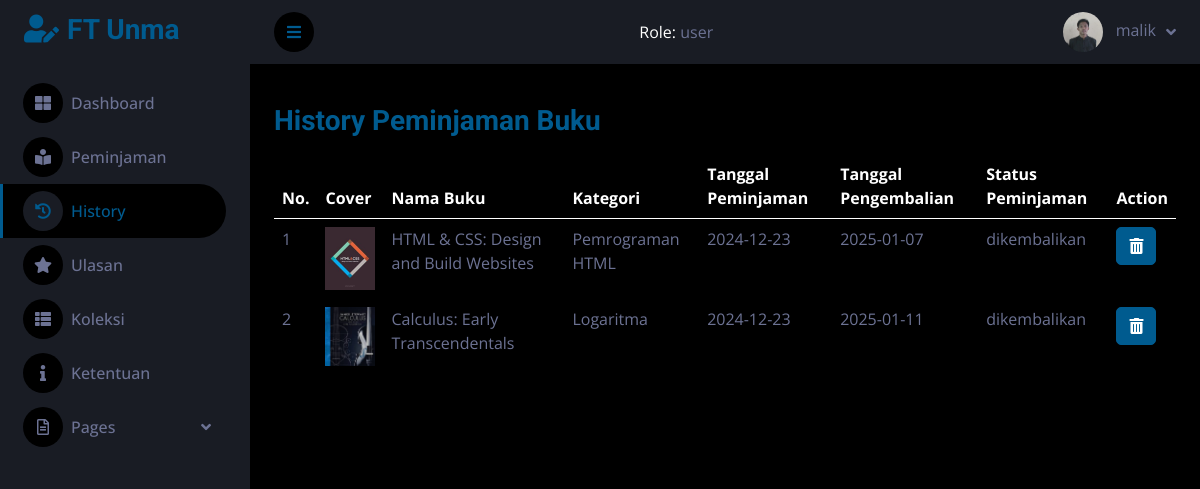
Screenshot of /dashboard/history_peminjaman.php (signed in) with the database file from the repository.
### tables this page shows
CREATE TABLE `user` (
  `UserID` int(11) NOT NULL,
  `Username` varchar(255) NOT NULL,
  `Password` varchar(255) NOT NULL,
  `NPM` int(11) NOT NULL,
  `Email` varchar(255) NOT NULL,
  `NamaLengkap` varchar(255) NOT NULL,
  `Alamat` text NOT NULL,
  `Role` enum('user','petugas','admin') DEFAULT 'user',
  `status` enum('unactive','active') DEFAULT 'unactive',
  `Gambar` varchar(255) DEFAULT NULL,
  `created_at` datetime NOT NULL DEFAULT current_timestamp()
);

CREATE TABLE `peminjaman` (
  `PeminjamanID` int(11) NOT NULL,
  `UserID` int(11) NOT NULL,
  `BukuID` int(11) NOT NULL,
  `TanggalPeminjaman` date NOT NULL,
  `TanggalPengembalian` date NOT NULL,
  `JumlahBuku` varchar(3) NOT NULL,
  `StatusPeminjaman` enum('pinjam','dikembalikan','pending') NOT NULL DEFAULT 'pending',
  `Created` timestamp NOT NULL DEFAULT current_timestamp()
);

CREATE TABLE `buku` (
  `BukuID` int(11) NOT NULL,
  `Judul` varchar(255) NOT NULL,
  `Penulis` varchar(255) NOT NULL,
  `Penerbit` varchar(255) NOT NULL,
  `TahunTerbit` int(11) NOT NULL,
  `JumlahBuku` varchar(3) NOT NULL,
  `ISBN` varchar(17) NOT NULL,
  `Gambar` varchar(255) DEFAULT NULL
);

CREATE TABLE `kategoribuku` (
  `KategoriID` int(11) NOT NULL,
  `NamaKategori` varchar(255) NOT NULL
);

### dashboard/get_gambar.php (called while the page is built)
<?php
if (isset($_SESSION['username'])) {
    $username = $_SESSION['username'];
    $sql = mysqli_query($conn, "SELECT * FROM user WHERE Username='$username'");
    $data = mysqli_fetch_array($sql);
}
?>

### dashboard/history_peminjaman.php (the view, shortened to what this page needs)
<?php
include "../koneksi.php";
include "get_gambar.php";
?>
<!DOCTYPE html>
<html lang="en">
<head>
    <link href="https://cdnjs.cloudflare.com/ajax/libs/font-awesome/5.10.0/css/all.min.css" rel="stylesheet">
    <link href="https://cdn.jsdelivr.net/npm/bootstrap-icons@1.4.1/font/bootstrap-icons.css" rel="stylesheet">
    <link href="lib/owlcarousel/assets/owl.carousel.min.css" rel="stylesheet">
    <link href="lib/tempusdominus/css/tempusdominus-bootstrap-4.min.css" rel="stylesheet">
    <link href="css/bootstrap.min.css?version=1.2" rel="stylesheet">
    <link href="css/style.css?version=1.1" rel="stylesheet">
</head>
<body>
    <div class="container-fluid position-relative d-flex p-0">
        <?php require "sidebar.php"; ?>
        <div class="content">
            <?php require "navbar.php"; ?>
            <div class="container-fluid pt-4 px-4">
                <div class="mt-3">
                    <h3 style="color: #005b8f;">History Peminjaman Buku</h3>
                    <div class="table-responsive mt-3">
                        <table class="table">
                            <thead style="color: white;">
                                <tr>
                                    <th>No.</th>
                                    <th>Cover</th>
                                    <th>Nama Buku</th>
                                    <th>Kategori</th>
                                    <th>Tanggal Peminjaman</th>
                                    <th>Tanggal Pengembalian</th>
                                    <th>Status Peminjaman</th>
                                    <th>Action</th>
                                </tr>
                            </thead>
                            <tbody>
                                <?php
                                $user = $_SESSION['user']['UserID'];
                                $queryPeminjaman = "SELECT p.*, b.Judul, b.Gambar, kb.NamaKategori
                                                    FROM peminjaman p
                                                    JOIN buku b ON p.BukuID = b.BukuID
                                                    JOIN kategoribuku_relasi kbr ON b.BukuID = kbr.BukuID
                                                    JOIN kategoribuku kb ON kbr.KategoriID = kb.KategoriID
                                                    WHERE p.UserID = $user AND p.StatusPeminjaman = 'dikembalikan'";
                                $resultPeminjaman = $conn->query($queryPeminjaman);
                                if ($resultPeminjaman->num_rows == 0) {
                                    echo '<tr><td colspan="7" class="text-center">History Peminjaman Buku Tidak Tersedia!</td></tr>';
                                } else {
                                    $jumlah = 1;
                                    while ($data = $resultPeminjaman->fetch_assoc()) {
                                ?>
                                        <form method="POST" onsubmit="return confirm('Apakah kamu yakin ingin menghapus history peminjamanan ini?');">
                                            <tr>
                                                <td><?php echo $jumlah; ?></td>
                                                <td>
                                                    <img src="imgbuku/<?php echo $data['Gambar']; ?>" alt="Gambar Buku" style="width: 50px; height: auto;">
                                                </td>
                                                <td><?php echo $data['Judul']; ?></td>
                                                <td><?php echo $data['NamaKategori']; ?></td>
                                                <td><?php echo $data['TanggalPeminjaman']; ?></td>
                                                <td><?php echo $data['TanggalPengembalian']; ?></td>
                                                <td><?php echo $data['StatusPeminjaman']; ?></td>
                                                <td>
                                                    <button type="submit" name="delete" class="btn btn-danger">
                                                        <i class="fas fa-trash-alt"></i>
                                                    </button>
                                                </td>
                                            </tr>
                                        </form>
                                <?php
                                        $jumlah++;
                                    }
                                }
                                ?>
                            </tbody>
                        </table>
                    </div>
                </div>
            </div>
        </div>
    </div>
</body>
</html>

### dashboard/sidebar.php (shortened to what this page needs)
<div class="sidebar pe-4 pb-3">
    <nav class="navbar bg-secondary navbar-dark">
        <a href="dashboard.php" class="navbar-brand mx-4 mb-3">
            <h3 class="text-primary"><i class="fa fa-user-edit me-2"></i>FT Unma</h3>
        </a>
        <div class="navbar-nav w-100">
            <?php
            $cek_file = basename($_SERVER['PHP_SELF']);
            ?>
            <a href="dashboard.php" class="nav-item nav-link <?php echo $cek_file == 'dashboard.php' ? 'active' : ''; ?>"><i class="fa fa-th-large me-2"></i>Dashboard</a>
            <?php if (isset($_SESSION['user']['role'])) {
                if ($_SESSION['user']['role'] == 'admin') { ?>
                    <a href="kategori_buku.php" class="nav-item nav-link <?php echo $cek_file == 'kategori_buku.php' ? 'active' : ''; ?>"><i class="fas fa-tags me-2"></i>Kategori Buku</a>
                    <a href="buku.php" class="nav-item nav-link <?php echo $cek_file == 'buku.php' ? 'active' : ''; ?>"><i class="fas fa-book me-2"></i>Data Buku</a>
                    <a href="laporan.php" class="nav-item nav-link <?php echo $cek_file == 'laporan.php' ? 'active' : ''; ?>"><i class="fas fa-file-alt me-2"></i>Laporan</a>
                    <a href="list_ulasan.php" class="nav-item nav-link <?php echo $cek_file == 'list_ulasan.php' ? 'active' : ''; ?>"><i class="fas fa-star me-2"></i>Ulasan</a>
                    <a href="ketentuan.php" class="nav-item nav-link <?php echo $cek_file == 'ketentuan.php' ? 'active' : ''; ?>"><i class="fas fa-info me-2"></i>Ketentuan</a>
                    <div class="nav-item dropdown">
                        <a href="#" class="nav-link dropdown-toggle" data-bs-toggle="dropdown"><i class="far fa-file-alt me-2"></i>Pages</a>
                        <div class="dropdown-menu bg-transparent border-0">
                            <a href="daftar_kunjungan.php" class="dropdown-item">Daftar Kunjungan</a>
                            <a href="anggota.php" class="dropdown-item">Data Anggota</a>
                            <a href="akun.php" class="dropdown-item">Data Account</a>
                            <a href="profile.php" class="dropdown-item">Profile</a>
                            <a href="logout.php" class="dropdown-item">Log Out</a>
                        </div>
                    </div>
                <?php } else { ?>
                    <a href="peminjaman.php" class="nav-item nav-link <?php echo $cek_file == 'peminjaman.php' ? 'active' : ''; ?>"><i class="fas fa-book-reader me-2"></i>Peminjaman</a>
                    <a href="history_peminjaman.php" class="nav-item nav-link <?php echo $cek_file == 'history_peminjaman.php' ? 'active' : ''; ?>"><i class="fas fa-history me-2"></i>History</a>
                    <a href="ulasan.php" class="nav-item nav-link <?php echo $cek_file == 'ulasan.php' ? 'active' : ''; ?>"><i class="fas fa-star me-2"></i>Ulasan</a>
                    <a href="koleksi.php" class="nav-item nav-link <?php echo $cek_file == 'koleksi.php' ? 'active' : ''; ?>"><i class="fas fa-th-list me-2"></i>Koleksi</a>
                    <a href="ketentuan.php" class="nav-item nav-link <?php echo $cek_file == 'ketentuan.php' ? 'active' : ''; ?>"><i class="fas fa-info me-2"></i>Ketentuan</a>
                    <div class="nav-item dropdown">
                        <a href="#" class="nav-link dropdown-toggle" data-bs-toggle="dropdown"><i class="far fa-file-alt me-2"></i>Pages</a>
                    </div>
            <?php }
            } ?>
        </div>
    </nav>
</div>

### dashboard/navbar.php (shortened to what this page needs)
<nav class="navbar navbar-expand bg-secondary navbar-dark sticky-top px-4 py-0">
    <a href="#" class="sidebar-toggler flex-shrink-0">
        <i class="fa fa-bars"></i>
    </a>
    <div class="nav-item ms-auto">
        <span style="color: white;">Role: </span>
        <span><?php echo $_SESSION['user']['role'] ?></span>
    </div>
    <div class="navbar-nav align-items-center ms-auto">
        <div class="nav-item dropdown">
            <a href="#" class="nav-link dropdown-toggle" data-bs-toggle="dropdown">
                <?php if (isset($data['Gambar'])): ?>
                    <img class="rounded-circle me-lg-2" src="img/<?php echo htmlspecialchars($data['Gambar']); ?>" alt="" style="width: 40px; height: 40px;">
                <?php else: ?>
                    <img class="rounded-circle me-lg-2" src="img/default.jpg" alt="" style="width: 40px; height: 40px;">
                <?php endif; ?>
                <span class="d-none d-lg-inline-flex"><?php echo htmlspecialchars($_SESSION['username']); ?></span>
            </a>
        </div>
    </div>
</nav>

### dashboard/css/style.css (style rules this page uses)
:root { --primary: #005b8f; --secondary: #191C24; --light: #6C7293; --dark: #000000; }
.btn { transition: .5s; }
.sidebar { position: fixed; top: 0; left: 0; bottom: 0; width: 250px; height: 100vh; overflow-y: auto; background: var(--secondary); transition: 0.5s; z-index: 999; }
.content { margin-left: 250px; min-height: 100vh; background: var(--dark); transition: 0.5s; }
@media (min-width: 992px) { .sidebar { margin-left: 0; } }
@media (min-width: 992px) { .content { width: calc(100% - 250px); } }
.sidebar .navbar .navbar-nav .nav-link { padding: 7px 20px; color: var(--light); font-weight: 500; border-left: 3px solid var(--secondary); border-radius: 0 30px 30px 0; outline: none; }
.sidebar .navbar .navbar-nav .nav-link:hover, .sidebar .navbar .navbar-nav .nav-link.active { color: var(--primary); background: var(--dark); border-color: var(--primary); }
.sidebar .navbar .navbar-nav .nav-link i { width: 40px; height: 40px; display: inline-flex; align-items: center; justify-content: center; background: var(--dark); border-radius: 40px; }
.sidebar .navbar .navbar-nav .nav-link:hover i, .sidebar .navbar .navbar-nav .nav-link.active i { background: var(--secondary); }
.sidebar .navbar .dropdown-toggle::after { position: absolute; top: 15px; right: 15px; border: none; content: "\f107"; font-family: "Font Awesome 5 Free"; font-weight: 900; transition: .5s; }
.content .navbar .navbar-nav .nav-link { margin-left: 25px; padding: 12px 0; color: var(--light); outline: none; }
.content .navbar .sidebar-toggler, .content .navbar .navbar-nav .nav-link i { width: 40px; height: 40px; display: inline-flex; align-items: center; justify-content: center; background: var(--dark); border-radius: 40px; }
.content .navbar .dropdown-toggle::after { margin-left: 6px; vertical-align: middle; border: none; content: "\f107"; font-family: "Font Awesome 5 Free"; font-weight: 900; transition: .5s; }

### rows the page displays
user: Gambar (picture)
peminjaman: BukuID.Gambar (picture), BukuID.Judul "HTML & CSS: Design and Build Websites", kategoribuku.NamaKategori "Pemrograman HTML", TanggalPeminjaman "2024-12-23", TanggalPengembalian "2025-01-07", StatusPeminjaman "dikembalikan"
peminjaman: BukuID.Gambar (picture), BukuID.Judul "Calculus: Early Transcendentals", kategoribuku.NamaKategori "Logaritma", TanggalPeminjaman "2024-12-23", TanggalPengembalian "2025-01-11", StatusPeminjaman "dikembalikan"

### other values shown
$_SESSION['user']['role'] "user"
$_SESSION['username'] "malik"
